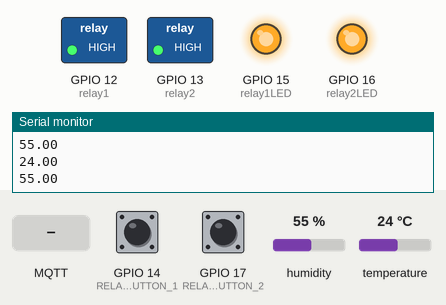
A sketch run on a simulated ESP32. Parts: switched loads named in the sketch (green lamp = pin HIGH), output pins drawn as LEDs (lit = HIGH), the last lines printed to the serial monitor. Inputs (shaded band) come from the test bench; at power-on: GPIO 14 (RELAY_BUTTON_1) HIGH, GPIO 17 (RELAY_BUTTON_2) HIGH, humidity 55 %, temperature 24 °C. WiFi joins after 1.5 s; servers stay silent unless stated; no MQTT or app messages arrive unless stated.

Above: at 3.2 s.
3.3 s: MQTT message "ON" arrives on the first subscribed topic
At 4.7 s:
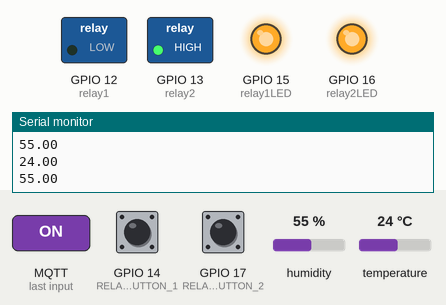
5.0 s: MQTT message "OFF" arrives on the first subscribed topic
At 5.5 s:
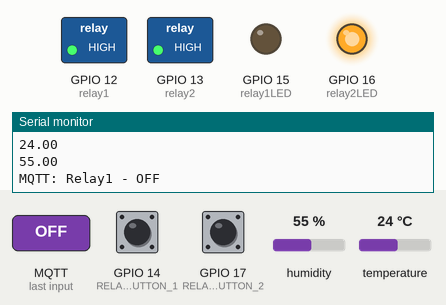
6.7 s: MQTT message "ON" arrives on the second subscribed topic
At 7.6 s:
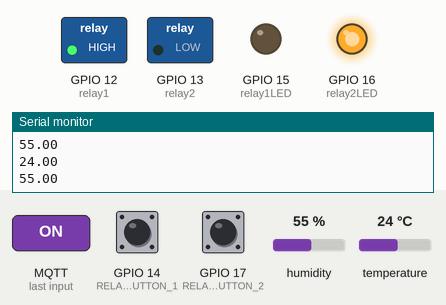
8.4 s: MQTT message "OFF" arrives on the second subscribed topic
At 9.7 s:
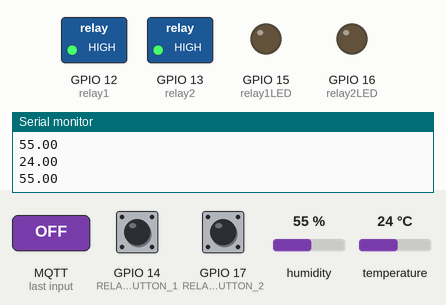
Timing chart, 0 to 11.4 s (numbered marks = the images above; inputs shaded):
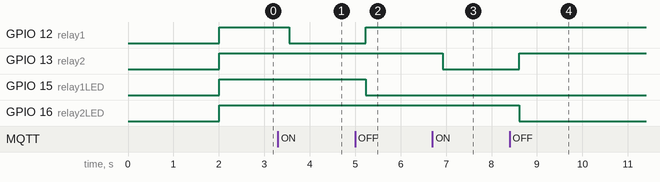

Measured:
- after the input at 3.3 s, GPIO 12 (relay1): HIGH → LOW after 0.25 s
- after the input at 5.0 s, GPIO 12 (relay1): LOW → HIGH after 0.24 s; GPIO 15 (relay1LED): HIGH → LOW after 0.24 s
- after the input at 6.7 s, GPIO 13 (relay2): HIGH → LOW after 0.23 s
- after the input at 8.4 s, GPIO 13 (relay2): LOW → HIGH after 0.21 s; GPIO 16 (relay2LED): HIGH → LOW after 0.21 s

The sketch:

esp32_mqtt.ino
```cpp
/*

Home Assistant MQTT Integration using ESP32 board by MS

- wifi connection to local LAN only (no gateway needed)
- log in with authentication to MQTT Broker

- Subscribes to two mqtt topics to control two relays
- LED reacts to mqtt topic update
- Buttons press updates mqtt topic to publish
- AHT20 temp and humidity sensor pubish to seperate mqtt topics


*/

#include "WiFi.h"
#include <PubSubClient.h>
#include <Adafruit_AHTX0.h>

Adafruit_AHTX0 aht;
WiFiClient espClient;

const char* ssid = "your wifi name";
const char* password =  "wifi password";
const char* mqtt_server = "mqtt broker ip adress";

PubSubClient client(espClient);

// relay 1 pinout
int relay1 = 12;
int relay1LED = 15;
String relay1_switch;

//relay 2 pinout
int relay2 = 13;
int relay2LED = 16;
String relay2_switch;

String strTopic;
String strPayload;

// BUTTONs setup
/*
BUTTON 1
*/
#define RELAY_BUTTON_1 14         // declare PIN
int button1_state;       // the current state of button
int last_button1_state;  // the previous state of button
int button1Count = 0;

/*
BUTTON 2
*/
#define RELAY_BUTTON_2 17        // declare PIN
int button2_state;       // the current state of button
int last_button2_state;  // the previous state of button
int button2Count = 0;

/// need checking   //////////////////////////
void callback(char* topic, byte* payload, unsigned int length) {
  payload[length] = '\0';
  strTopic = String((char*)topic);
  // add topic and set checker


  if(strTopic == "home/kitchen/vhomeMqtt/relay1") {
    // relay1
    relay1_switch = String((char*)payload);
    if(relay1_switch == "ON")
      {
        Serial.println("MQTT: Relay1 - ON");
        digitalWrite(relay1, LOW);
        digitalWrite(relay1LED, HIGH);
        /*
        # toggle if needed
        digitalWrite(relay1, HIGH);
        delay(1000);
        digitalWrite(relay1, LOW);
        */
      }
    if(relay1_switch == "OFF")
      {
        Serial.println("MQTT: Relay1 - OFF");
        digitalWrite(relay1, HIGH);
        digitalWrite(relay1LED, LOW);
      }
    }

  else if(strTopic == "home/kitchen/vhomeMqtt/relay2"){
  // RELAY 2
    relay2_switch = String((char*)payload);
    if(relay2_switch == "ON") {
        Serial.println("relay2 - ON");
        digitalWrite(relay2, LOW);
        digitalWrite(relay2LED, HIGH);
        /*
        # toggle if needed
        digitalWrite(relay1, HIGH);
        delay(1000);
        digitalWrite(relay1, LOW);
        */
    }
    if(relay2_switch == "OFF") {
        Serial.println("relay2 - OFF");
        digitalWrite(relay2, HIGH);
        digitalWrite(relay2LED, LOW);
    }
  }
}

void reconnect() {
  // Loop until we're reconnected
  while (!client.connected()) {
    Serial.print("Attempting MQTT connection...");
    // Attempt to connect
    if (client.connect("ESP32_kitchen1", "create user in HA", "users password")) {
      Serial.println("connected");
      // Once connected, subscribe to topics
      client.subscribe("home/kitchen/vhomeMqtt/relay1");
      client.subscribe("home/kitchen/vhomeMqtt/relay2");
      client.subscribe("home/kitchen/vhomeMqtt/temp1");


    } else {
      Serial.print("failed, rc=");
      Serial.print(client.state());
      Serial.println(" try again in 5 seconds");
      // Wait 5 seconds before retrying
      delay(5000);
    }
  }
}

void setup() {
  // serial connection:
  Serial.begin(115200);
  // connect to WiFi
  WiFi.begin(ssid, password);
  while (WiFi.status() != WL_CONNECTED) {
    delay(1000);
    Serial.println("Connecting to WiFi..");
  }
  Serial.println("Connected to the WiFi network");
  Serial.print("IP: ");
  Serial.println(WiFi.localIP());
  //set up mqtt
  client.setServer(mqtt_server, 1883);
  client.setCallback(callback);

  // configure pins
  pinMode(relay1, OUTPUT);
  pinMode(relay1LED, OUTPUT);
  pinMode(relay2, OUTPUT);
  pinMode(relay2LED, OUTPUT);
  digitalWrite(relay1, HIGH);
  digitalWrite(relay1LED, HIGH);
  digitalWrite(relay2, HIGH);
  digitalWrite(relay2LED, HIGH);

  // button 1
  pinMode(RELAY_BUTTON_1, INPUT_PULLUP);
  button1_state = digitalRead(RELAY_BUTTON_1);

  // button 2
  pinMode(RELAY_BUTTON_2, INPUT_PULLUP);
  button2_state = digitalRead(RELAY_BUTTON_2);

  // AHT sensor setup
  if (! aht.begin())
  {
    Serial.println("Could not find AHT? Check wiring");
    while (1) delay(10);
  }
  Serial.println("AHT10 or AHT20 found");
  aht.getTemperatureSensor();
}

void button1check() {
  /*
  BUTTON 1 functionality with publish request
  */
  last_button1_state = button1_state;      // save the last state
  button1_state = digitalRead(RELAY_BUTTON_1); // read new state

  if (last_button1_state == HIGH && button1_state == LOW && button1Count == 0) {
    Serial.println("Published: Relay1 ON");
    client.publish("home/kitchen/vhomeMqtt/relay1", "ON");
    button1Count = 1;
    delay(50);
  } else if(last_button1_state == HIGH && button1_state == LOW && button1Count == 1) {
    Serial.println("Published: Relay1 OFF");
    client.publish("home/kitchen/vhomeMqtt/relay1", "OFF");
    button1Count = 0;
    delay(50);
  }
}

void button2check() {
  /*
  BUTTON 2 functionality with publish request
  */
  last_button2_state = button2_state;      // save the last state
  button2_state = digitalRead(RELAY_BUTTON_2); // read new state

  if (last_button2_state == HIGH && button2_state == LOW && button2Count == 0) {
    Serial.println("Published: Relay2 ON");
    client.publish("home/kitchen/vhomeMqtt/relay2", "ON");
    button2Count = 1;
    delay(50);
  } else if(last_button2_state == HIGH && button2_state == LOW && button2Count == 1) {
    Serial.println("Published: Relay2 OFF");
    client.publish("home/kitchen/vhomeMqtt/relay2", "OFF");
    button2Count = 0;
    delay(50);
  }
}

void ahtSensorCheck() {
// AHT sensor
  sensors_event_t humidity, temp;
  boolean rc;
  char msg_out[20];
  aht.getEvent(&humidity, &temp);// populate temp and humidity objects with fresh data
  // temp sensor - check and send mqtt publish
  if(temp.temperature > 3 && temp.temperature < 50) {
    Serial.println(temp.temperature);
    // convert float to string -- publish wont work otherwise
    float tempString = temp.temperature - 18;
    dtostrf(tempString,2,2,msg_out);
    rc = client.publish("home/kitchen/vhomeMqtt/temp1", msg_out);
  }
  // humidity sensor - check and send mqtt publish
  if(humidity.relative_humidity > 2) {
    Serial.println(humidity.relative_humidity);
    float humString = humidity.relative_humidity + 10;
    dtostrf(humString,2,2,msg_out);
    rc = client.publish("home/kitchen/vhomeMqtt/hum1", msg_out);
  }
 }

// START PROGRAM LOOP ///
void loop() {
  if (!client.connected()) {
    reconnect();
  }
  // physical
  button1check();
  button2check();
  ahtSensorCheck();
  // MQTT
  client.loop();
  // give some time for sensor readout .2sec
  delay(200);
}
```
